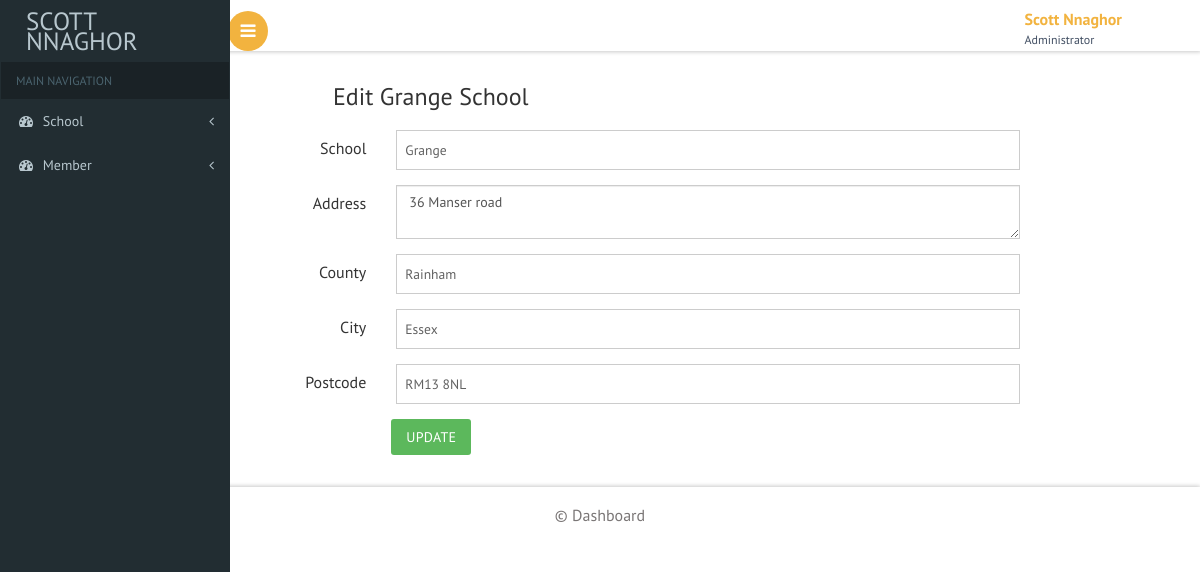
/school/edit/15, run on the app's committed database.
### tables this page shows
CREATE TABLE `school` (
  `id` int(11) NOT NULL,
  `school_name` varchar(255) NOT NULL,
  `address` text NOT NULL,
  `county` varchar(255) NOT NULL,
  `city` varchar(255) NOT NULL,
  `postcode` varchar(10) NOT NULL,
  `registered_at` date NOT NULL,
  `created_at` timestamp NOT NULL DEFAULT current_timestamp()
);

### application/controllers/School.php (called while the page is built, shortened)
<?php
class School extends CI_Controller{
	public function __construct(){
		$this->load->helper('custom_helper');
      		$this->load->model('School_model');
	}
	public function edit($id){
		if(!empty($id)){
			$this->form_validation->set_rules('school_name', 'School', 'trim|required');
      			$this->form_validation->set_rules('address', 'Address', 'trim|required');
      			$this->form_validation->set_rules('county', 'County', 'trim|required');
      			$this->form_validation->set_rules('city', 'City', 'trim|required');
      			$this->form_validation->set_rules('postcode', 'Postcode', 'trim|required');
      			$form_valid = $this->form_validation->run();
			if($form_valid == FALSE){
				$data['school'] = $this->School_model->display_school_by_id($id);
				$this->load->view('school/edit', $data);
      		    }
		}else{
			show_404();
		}
	}
}
?>

### index.php (called while the page is built, shortened)
<?php
require_once BASEPATH.'core/CodeIgniter.php';

### application/models/School_model.php (called while the page is built, shortened)
<?php
class School_model extends CI_Model{
	public function display_school_by_id($id){
		$this->db->order_by('school_name', 'ASC');
		$this->db->where('id', $id);
		return $this->db->get("school")->result_array();
	}
}
?>

### application/views/school/edit.php (the view, shortened to what this page needs)
<!doctype html>
<html>
<head>
<?php foreach($school as $sch){} ?>
</head>
<body class="cbp-spmenu-push">
	<div class="main-content">
	<div class="cbp-spmenu cbp-spmenu-vertical cbp-spmenu-left" id="cbp-spmenu-s1">
		<div id="page-wrapper">
			<div class="main-page">
				<div class="forms">
					<div class="row">
						<div class="form-three widget-shadow">
							<h3 class="h3-title">Edit <?= $sch['school_name']; ?> School</h3>
							<form class="form-horizontal" action="<?= base_url('school/edit/'.$sch['id']); ?>" method="post" enctype="multipart">
								<div class="form-group">
									<label for="focusedinput" class="col-sm-2 control-label">School</label>
									<div class="col-sm-8">
										<input type="text" class="form-control1" name="school_name" placeholder="School" value="<?= $sch['school_name']; ?>">
									</div>
								</div>
								<div class="form-group">
									<label for="focusedinput" class="col-sm-2 control-label">Address</label>
									<div class="col-sm-8">
										<textarea class="form-control" name="address" placeholder="Address"><?= $sch['address']; ?></textarea>
									</div>
								</div>
								<div class="form-group">
									<label for="focusedinput" class="col-sm-2 control-label">County</label>
									<div class="col-sm-8">
										<input type="text" class="form-control1" name="county" placeholder="County" value="<?= $sch['county']; ?>">
									</div>
								</div>
								<div class="form-group">
									<label for="focusedinput" class="col-sm-2 control-label">City</label>
									<div class="col-sm-8">
										<input type="text" class="form-control1" name="city" placeholder="City" value="<?= $sch['city']; ?>">
									</div>
								</div>
								<div class="form-group">
									<label for="focusedinput" class="col-sm-2 control-label">Postcode</label>
									<div class="col-sm-8">
										<input type="text" class="form-control1" name="postcode" placeholder="Postcode" value="<?= $sch['postcode']; ?>">
									</div>
								</div>
								<div class="col-sm-offset-2">
									<button type="submit" name="edit" class="btn btn-success">Update</button>
								</div>
							</form>
						</div>
					</div>
				</div>
			</div>
		</div>
	</div>
</body>
</html>

### css/style.css (style rules this page uses)
h4, h5, h6, h1, h2, h3 { margin: 0; }
html, body { font-family: 'PT Sans', sans-serif; font-size: 100%; overflow-x: hidden; background: #fff; }
h1,h2,h3,h4,h5,h6 { margin:0; }
ul,label { margin:0; padding:0; }
.main-content { position: relative; }
.cbp-spmenu { position: fixed; }
.cbp-spmenu-vertical { height: 100%; z-index: 1000; padding: 0em 0 2em; }
.cbp-spmenu-left { left: 0; }
.cbp-spmenu-push { overflow-x: hidden; position: relative; }
.cbp-spmenu, .cbp-spmenu-push { -webkit-transition: all 0.3s ease; -moz-transition: all 0.3s ease; transition: all 0.3s ease; }
.cbp-spmenu-push div#page-wrapper { margin: 0 0 0 13.5em; transition:.5s all; -webkit-transition:.5s all; -moz-transition:.5s all; }
.h3-title { margin-left: 100px; padding-top: 20px; padding-bottom: 20px; }
.forms label { font-weight: 400; }
.form-control { border-radius: inherit; }
.form-three { margin-top:2em; padding: 2em; }
.form-control1, .form-control_2.input-sm { border: 1px solid #ccc; padding: 5px 8px; color: #616161; background: #fff; box-shadow: none !important; width: 100%; font-size: 0.85em; font-weight: 300; height: 40px; border-radius: 0; -webkit-appearance: none; resize: none; }
.btn { display: inline-block; margin-bottom: 0; text-align: center; vertical-align: middle; text-transform: uppercase; cursor: pointer; background-image: none; border: 0; border-color: rgba(0, 0, 0, 0.07) rgba(0, 0, 0, 0.1) rgba(0, 0, 0, 0.18); white-space: nowrap; padding: 8px 15px; border-radius: 3px; letter-spacing: 0.02em; -webkit-user-select: none; -moz-user-select: none; -ms-user-select: none; user-select: none; }

### data on the page
school: school_name "Grange", address "36 Manser road", county "Rainham", city "Essex", postcode "RM13 8NL"
